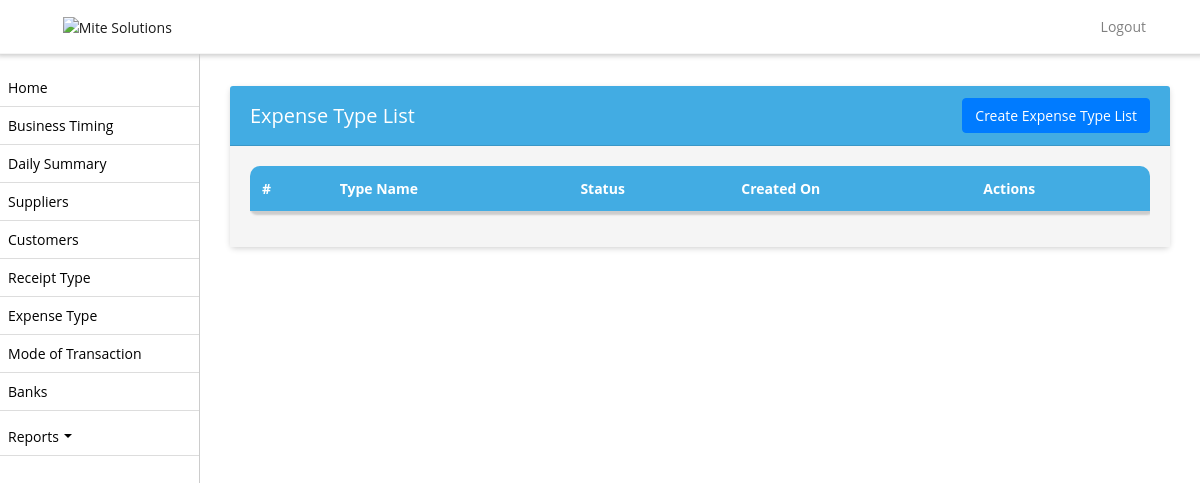
Page /expense-type/ (signed in) on the earlier database version.
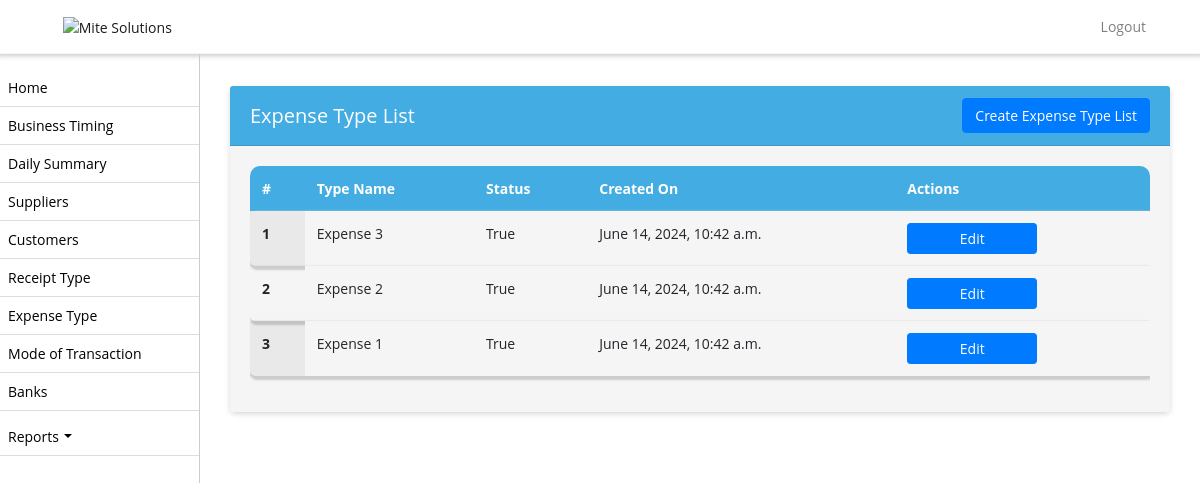
Same page on the later database version.
### biztrackapp/models.py (models this page shows, shortened)
class ExpenseType(models.Model):
    name = models.CharField(max_length=255)
    business_profile = models.CharField(max_length=255, null=True)
    status = models.BooleanField(default=False)
    created_on = models.DateTimeField(auto_now_add=True, null=True)

### biztrackapp/views.py (the view)
# urls.py: path('expense-type/', ExpenseTypeListView.as_view(), name='expense_type_list'),
class ExpenseTypeListView(ListView):
    model = ExpenseType
    template_name = 'expense_type_list.html'
    def get_queryset(self):
        shop_admin = get_object_or_404(ShopAdmin, user=self.request.user)
        shop = shop_admin.shop
        business_profile = get_object_or_404(BusinessProfile, name=shop.name)
        return ExpenseType.objects.filter(business_profile=business_profile.id).order_by('-created_on')

### biztrackapp/templates/expense_type_list.html (shortened to what this page needs)
{% extends 'base.html' %}
{% block content %}
<div class="container">
  <div class="card">
    <div class="card-header d-flex justify-content-between align-items-center">
      <h5 class="mb-0">Expense Type List</h5>
      <a href="{% url 'create_expense_type' %}" class="btn btn-primary float-right">Create Expense Type List</a>
  </div>
    <div class="card-body">
      <div class="table-responsive">
        <table  class="table table-bordered table-striped nowrap"  style="width: 100%;">
    <thead>
      <tr>
        <th scope="col">#</th>
        <th scope="col">Type Name</th>
        <th scope="col">Status</th>
        <th scope="col">Created On</th>
        <th scope="col">Actions</th>
      </tr>
    </thead>
    <tbody>
      {% for expense_type in object_list %}
        <tr>
          <th scope="row">{{ forloop.counter }}</th>
          <td>{{ expense_type.name }}</td>
          <td>{{ expense_type.status }}</td>
          <td>{{ expense_type.created_on }}</td>
          <td>
            <a href="{% url 'edit_expense_type' expense_type.id %}" class="btn btn-primary btn-sm">Edit</a>
          </td>
        </tr>
      {% endfor %}
    </tbody>
  </table>
</div>
</div>
</div>
</div>
{% endblock %}

Differences in the rows shown:
added ExpenseType: name "Expense 3", status "True", created_on "June 14, 2024, 10:42 a.m."
added ExpenseType: name "Expense 2", status "True", created_on "June 14, 2024, 10:42 a.m."
added ExpenseType: name "Expense 1", status "True", created_on "June 14, 2024, 10:42 a.m."
